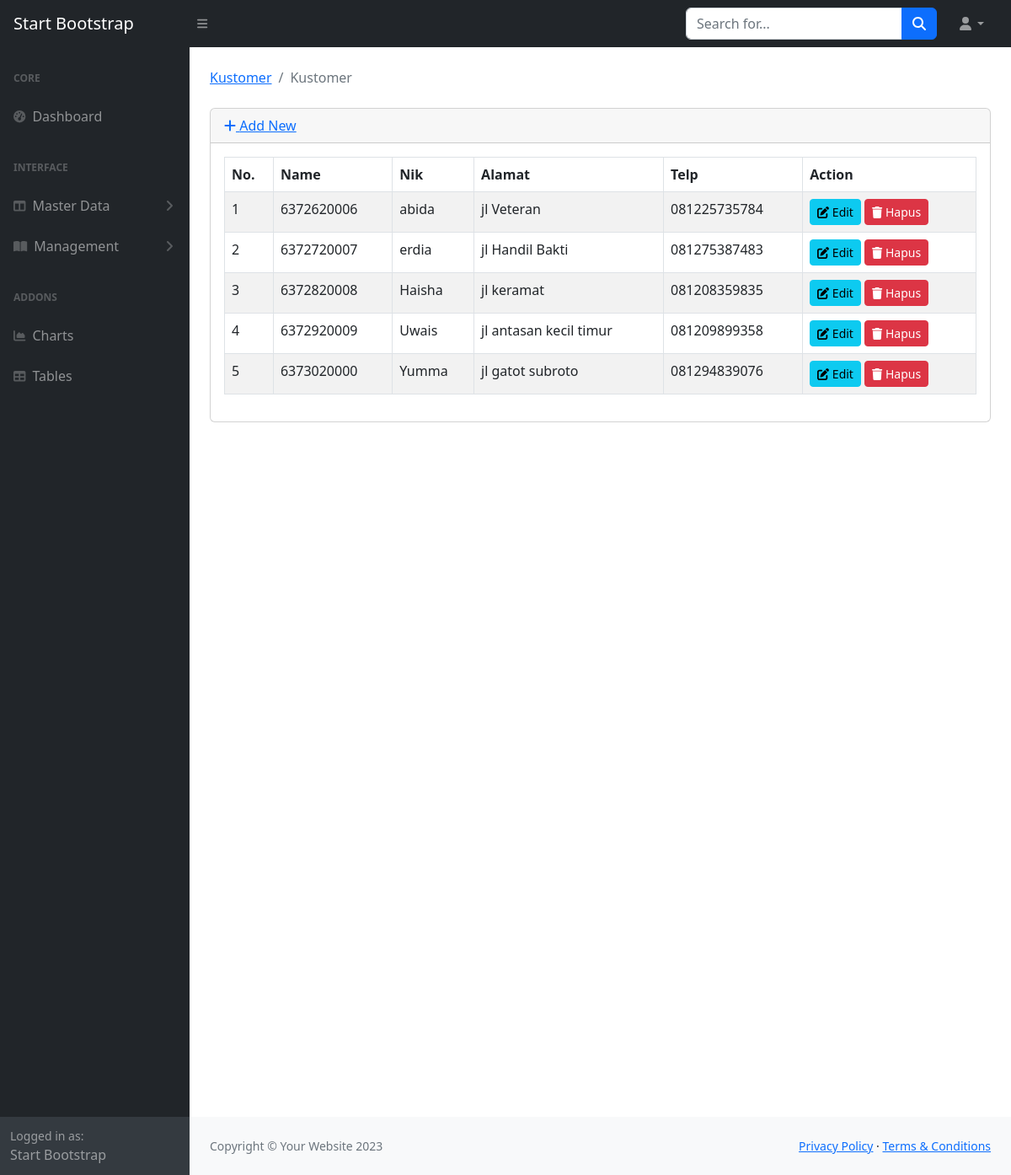
The app's page /index.php/kustomer with its own data.
### tables this page shows
CREATE TABLE `kustomer` (
  `id` int NOT NULL,
  `nik` char(20) DEFAULT NULL,
  `name` char(100) DEFAULT NULL,
  `alamat` varchar(255) DEFAULT NULL,
  `telp` char(20) DEFAULT NULL
);

### application/views/template/main.php (called while the page is built, shortened)
<?php
$this->load->view('template/header');
$this->load->view('template/navbar');
$this->load->view('template/sidebar');
$this->load->view($content);

### application/controllers/Kustomer.php (called while the page is built, shortened)
<?php
class Kustomer extends CI_Controller{
    public function __construct()
    {
        $this->load->model('Kustomer_model');
        $this->load->library('form_validation');
    }
    public function index()
    {
        $data = array(
            'title' => 'Kustomer',
            'userlog' => infoLogin(),
            'kustomer' => $this->Kustomer_model->getAll(),
            'content' => 'kustomer/index'
        );
        $this->load->view('template/main', $data);
    }
}

### index.php (called while the page is built, shortened)
<?php
require_once BASEPATH.'core/CodeIgniter.php';

### application/helpers/pos_helper.php (called while the page is built, shortened)
<?php
function infoLogin(){
  $ci = get_instance();
  return $ci->db->get_where('user', ['username' => $ci->session->userdata('username')])->row_array();
}
?>

### application/models/Kustomer_model.php (called while the page is built, shortened)
<?php defined('BASEPATH') or exit('No direct script access allowed');
class Kustomer_model extends CI_Model
{
  protected $_table = 'kustomer';
  public function getAll()
  {
    return $this->db->get($this->_table)->result();
  }
}

### application/views/kustomer/index.php (the view, shortened to what this page needs)
<main>
  <div class="container-fluid px-4">
    <ol class="breadcrumb mb-4">
      <li class="breadcrumb-item"><a href="<?php echo site_url('kustomer') ?>">Kustomer</a></li>
      <li class="breadcrumb-item active"><?php echo $title; ?></li>
    </ol>
    <div class="card mb-4">
      <div class="card-header">
        <a href="<?php echo site_url('kustomer/add'); ?>"><i class="fas fa-plus"></i> Add New</a>
      </div>
      <div class="card-body">
        <div class="table-responsive">
          <table class="table table-striped table-bordered table-hover" id="tabelkelas" width="100%" cellspacing="0">
            <thead>
              <tr>
                <th>No.</th>
                <th>Name</th>
                <th>Nik</th>
                <th>Alamat</th>
                <th>Telp</th>
                <th>Action</th>
              </tr>
            </thead>
            <tbody>
              <?php
              $no = 1;
              foreach ($kustomer as $kustomer) {
                echo "<tr>
                  <td>{$no}</td>
                  <td>{$kustomer->nik}</td>
                  <td>{$kustomer->name}</td>
                  <td>{$kustomer->alamat}</td>
                  <td>{$kustomer->telp}</td>
                  <td>
                    <div>
                      <a href='" . base_url('kustomer/getedit/' . $kustomer->id) . "' class='btn btn-sm btn-info'><i class='fas fa-edit'></i> Edit</a>
                      <a href='" . base_url('kustomer/delete/' . $kustomer->id) . "' class='btn btn-sm btn-danger'
                        onclick='return confirm(\"Ingin mengapus data kustomer ini?\");'><i class='fas fa-trash'></i> Hapus</a>
                    </div>
                  </td>
                </tr>";
                $no++;
              } ?>
            </tbody>
          </table>
        </div>
      </div>
    </div>
    <div style="height: 100vh;"></div>
  </div>
</main>

### records on screen
kustomer: nik "6372620006", name "abida", alamat "jl Veteran", telp "081225735784"
kustomer: nik "6372720007", name "erdia", alamat "jl Handil Bakti", telp "081275387483"
kustomer: nik "6372820008", name "Haisha", alamat "jl keramat", telp "081208359835"
kustomer: nik "6372920009", name "Uwais", alamat "jl antasan kecil timur", telp "081209899358"
kustomer: nik "6373020000", name "Yumma", alamat "jl gatot subroto", telp "081294839076"

### other values on screen
$title "Kustomer"
